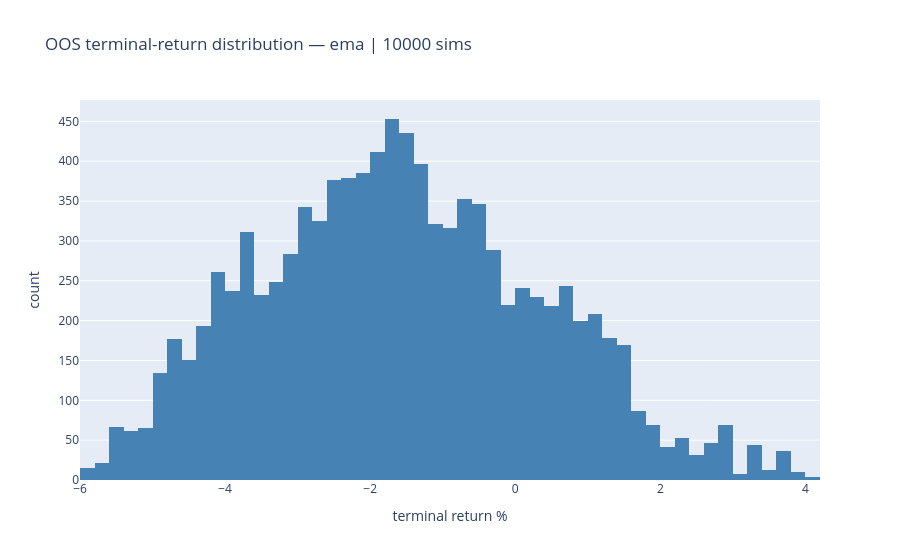
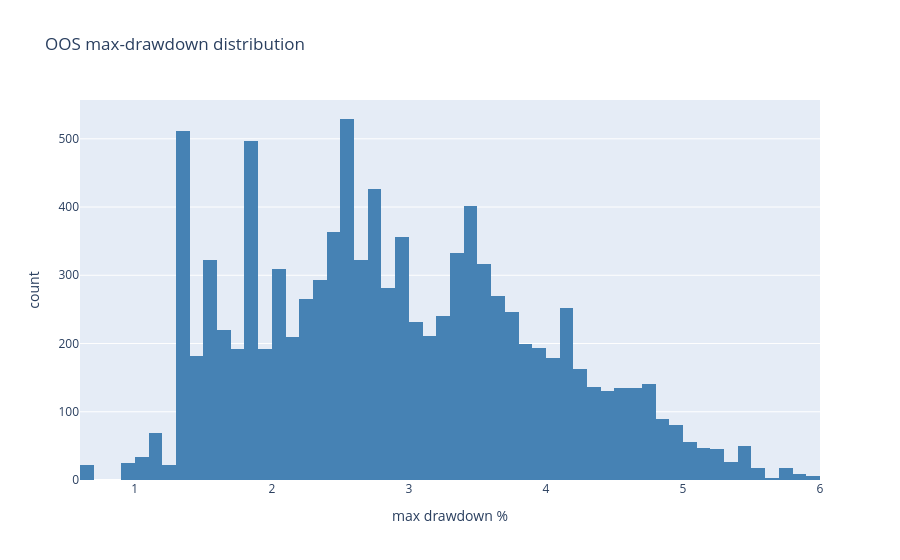

The notebook cell saved with these charts, in order:
### Code cell
# How those thousands of shuffled runs ended up.
# Wide / leaning negative = the result leans on luck; tight / mostly positive = sturdier edge.

px.histogram(x=mc.samples["terminal_return_pct"], nbins=60,
             labels={"x": "terminal return %"}, color_discrete_sequence=["steelblue"],
             title=f"OOS terminal-return distribution — {strategy.name} | {mc.n_sims} sims").show()

# Worst peak-to-trough drop in each run — how deep a drawdown to be ready for.
px.histogram(x=mc.samples["max_drawdown_pct"], nbins=60,
             labels={"x": "max drawdown %"}, color_discrete_sequence=["steelblue"],
             title="OOS max-drawdown distribution").show()

### Figure 1 — Plotly figure (JSON) as saved in the notebook; plotly's stock layout.template omitted (floating-point values rounded to 4 significant figures; data arrays with more than 128 entries replaced by an {"elided": "..."} marker saying what was removed)
{"data": [{"alignmentgroup": "True", "bingroup": "x", "hovertemplate": "terminal return %=%{x}<br>count=%{y}<extra></extra>", "legendgroup": "", "marker": {"color": "steelblue", "pattern": {"shape": ""}}, "name": "", "nbinsx": 60, "offsetgroup": "", "orientation": "v", "showlegend": false, "type": "histogram", "x": {"elided": "10000 float values"}, "xaxis": "x", "yaxis": "y"}], "layout": {"barmode": "relative", "legend": {"tracegroupgap": 0}, "title": {"text": "OOS terminal-return distribution — ema | 10000 sims"}, "xaxis": {"anchor": "y", "domain": [0, 1], "title": {"text": "terminal return %"}}, "yaxis": {"anchor": "x", "domain": [0, 1], "title": {"text": "count"}}}}

### Figure 2 — Plotly figure (JSON) as saved in the notebook; plotly's stock layout.template omitted (floating-point values rounded to 4 significant figures; data arrays with more than 128 entries replaced by an {"elided": "..."} marker saying what was removed)
{"data": [{"alignmentgroup": "True", "bingroup": "x", "hovertemplate": "max drawdown %=%{x}<br>count=%{y}<extra></extra>", "legendgroup": "", "marker": {"color": "steelblue", "pattern": {"shape": ""}}, "name": "", "nbinsx": 60, "offsetgroup": "", "orientation": "v", "showlegend": false, "type": "histogram", "x": {"elided": "10000 float values"}, "xaxis": "x", "yaxis": "y"}], "layout": {"barmode": "relative", "legend": {"tracegroupgap": 0}, "title": {"text": "OOS max-drawdown distribution"}, "xaxis": {"anchor": "y", "domain": [0, 1], "title": {"text": "max drawdown %"}}, "yaxis": {"anchor": "x", "domain": [0, 1], "title": {"text": "count"}}}}
